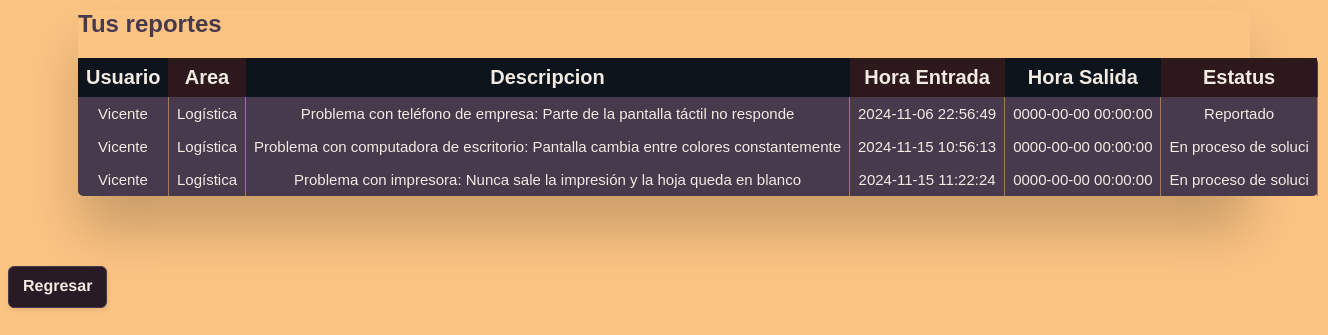
The page /tablareporteusuario.php (signed in) on the database its author committed.
### tables this page shows
CREATE TABLE `usuarioproblema` (
  `IdUsuario` int(11) NOT NULL,
  `IdProblema` int(11) NOT NULL
);

CREATE TABLE `problema` (
  `ID` int(11) NOT NULL,
  `Descripción` varchar(255) NOT NULL,
  `Estatus` varchar(20) NOT NULL
);

CREATE TABLE `ticket` (
  `ID` int(11) NOT NULL,
  `HoraEntrada` datetime NOT NULL,
  `HoraSalida` datetime NOT NULL
);

### tablareporteusuario.php (the view, shortened to what this page needs)
<?php
require_once("conn.php");
$queryCUP = $conn -> prepare("SELECT * FROM usuarioproblema WHERE IdUsuario = ?");
$queryCUP -> bind_param("i",$_SESSION["idUsuario"]);
if($queryCUP->execute())
{
   echo '<link rel="stylesheet" href="css/Guti.css">
<div class="table-wrapper" role="region" tabindex="0">
<table class="fl-table">
    <h2>Tus reportes</h2>
    <thead>
        <tr>
            <th>Usuario</th>
            <th>Area</th>
            <th>Descripcion</th>
            <th>Hora Entrada<br></th>
            <th>Hora Salida<br></th>
            <th>Estatus<br></th>
        </tr>
        </thead>';
   $resultCUP = $queryCUP->get_result();
   while($rowCUP = $resultCUP->fetch_assoc())
   {
      $idProblemaActual = $rowCUP['IdProblema'];
      $queryCDE = $conn -> prepare("SELECT * FROM problema WHERE ID = ?");
      $queryCDE->bind_param("i",$idProblemaActual);
      $queryCDE->execute();
      $resultCDE = $queryCDE->get_result();
      $rowCDE = $resultCDE->fetch_assoc();
      $estadoProblemaActual = $rowCDE['Estatus'];
      $descProblemaActual = $rowCDE['Descripción'];
      $queryCH = $conn -> prepare("SELECT * FROM ticket WHERE ID = ?");
      $queryCH->bind_param("i",$idProblemaActual);
      $queryCH->execute();
      $resultCH = $queryCH->get_result();
      $rowCH = $resultCH->fetch_assoc();
      $horaenTicketActual = $rowCH['HoraEntrada'];
      $horasaTicketActual = $rowCH['HoraSalida'];
      echo '
            <tbody>
            <tr>
            <td>'.htmlspecialchars($_SESSION['nombreUsuario']).'</td>
            <td>'.htmlspecialchars($_SESSION['areaUsuario']).'</td>
            <td>'.htmlspecialchars($descProblemaActual).'</td>
            <td>'.htmlspecialchars($horaenTicketActual).'</td>
            <td>'.htmlspecialchars($horasaTicketActual).'</td>
            <td>'.htmlspecialchars($estadoProblemaActual).'</td>
               </tr>
               </tbody>';
   }
echo<<<HTML
  <tbody></tbody>
</table>
<div style="margin-top:8px"></div>
</div>
<form action="index.php">
<button class="boton1">Regresar</button>
</form>
HTML;
}
else{
   echo'o no has reportado algo o ocurrio un problema lol chupalo';
}
?>

### css/Guti.css (style rules this page uses)
* { box-sizing: border-box; -webkit-box-sizing: border-box; -moz-box-sizing: border-box; }
.table-wrapper { margin: 10px 70px 70px; box-shadow: 0px 35px 50px rgba( 0, 0, 0, 0.2 ); }
.table-wrapper h2 { color: #473A4D; }
.fl-table { border-radius: 5px; font-size: 12px; font-weight: normal; border: none; border-collapse: collapse; width: 100%; max-width: 100%; white-space: nowrap; background-color: #473A4D; }
.fl-table td, .fl-table th { text-align: center; padding: 8px; color: #F2EBE3; font-size: 20px; }
.fl-table td { border-right: 1px solid #A7784F; font-size: 15px; }
.fl-table thead th { color: #F2EBE3; background: #2D191C; }
.fl-table thead th:nth-child(odd) { color: #F2EBE3; background: #0D141C; }
.boton1 { background: #291B26; border: 1px solid #473A4D; border-radius: 6px; box-shadow: rgba(0, 0, 0, 0.1) 1px 2px 4px; box-sizing: border-box; color: #F2EBE3; cursor: pointer; display: inline-block; font-size: 16px; font-weight: 800; line-height: 16px; min-height: 40px; outline: 0; padding: 12px 14px; text-align: center; text-rendering: geometricprecision; text-transform: none; user-select: none; -webkit-user-select: none; touch-action: manipulation; vertical-align: middle; }

### rows shown on the page
usuarioproblema: IdProblema.Descripción "Problema con teléfono de empresa: Parte de la pantalla táctil no responde", ticket.HoraEntrada "2024-11-06 22:56:49", ticket.HoraSalida "0000-00-00 00:00:00", IdProblema.Estatus "Reportado"
usuarioproblema: IdProblema.Descripción "Problema con computadora de escritorio: Pantalla cambia entre colores constantemente", ticket.HoraEntrada "2024-11-15 10:56:13", ticket.HoraSalida "0000-00-00 00:00:00", IdProblema.Estatus "En proceso de soluci"
usuarioproblema: IdProblema.Descripción "Problema con impresora: Nunca sale la impresión y la hoja queda en blanco", ticket.HoraEntrada "2024-11-15 11:22:24", ticket.HoraSalida "0000-00-00 00:00:00", IdProblema.Estatus "En proceso de soluci"
